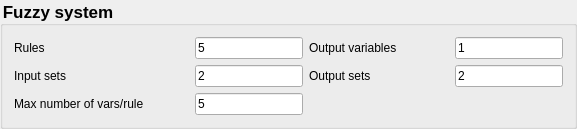
          <widget class="QGroupBox" name="groupBox_FuzzySystem">
           <property name="sizePolicy">
            <sizepolicy hsizetype="Expanding" vsizetype="Expanding">
             <horstretch>0</horstretch>
             <verstretch>0</verstretch>
            </sizepolicy>
           </property>
           <property name="font">
            <font>
             <pointsize>13</pointsize>
             <bold>true</bold>
            </font>
           </property>
           <property name="styleSheet">
            <string notr="true">QGroupBox
{
	
	font-size: 13pt;
    font-weight: bold;
}
</string>
           </property>
           <property name="title">
            <string>Fuzzy system</string>
           </property>
           <property name="flat">
            <bool>false</bool>
           </property>
           <layout class="QGridLayout" name="gridLayout">
            <item row="1" column="1">
             <widget class="QLineEdit" name="lineRules">
              <property name="sizePolicy">
               <sizepolicy hsizetype="Fixed" vsizetype="Fixed">
                <horstretch>0</horstretch>
                <verstretch>0</verstretch>
               </sizepolicy>
              </property>
              <property name="minimumSize">
               <size>
                <width>40</width>
                <height>0</height>
               </size>
              </property>
              <property name="baseSize">
               <size>
                <width>40</width>
                <height>0</height>
               </size>
              </property>
              <property name="toolTip">
               <string>Maximum number of variables present in a rule</string>
              </property>
              <property name="autoFillBackground">
               <bool>false</bool>
              </property>
              <property name="styleSheet">
               <string/>
              </property>
              <property name="text">
               <string>5</string>
              </property>
             </widget>
            </item>
            <item row="2" column="0">
             <widget class="QLabel" name="label_32">
              <property name="toolTip">
               <string>Number of sets for the input variables</string>
              </property>
              <property name="text">
               <string>Input sets</string>
              </property>
             </widget>
            </item>
            <item row="1" column="0">
             <widget class="QLabel" name="label_2">
              <property name="toolTip">
               <string>Maximum number of rules for a fuzzy system</string>
              </property>
              <property name="text">
               <string>Rules</string>
              </property>
             </widget>
            </item>
            <item row="1" column="4">
             <widget class="QLineEdit" name="lineOutput">
              <property name="sizePolicy">
               <sizepolicy hsizetype="Fixed" vsizetype="Fixed">
                <horstretch>0</horstretch>
                <verstretch>0</verstretch>
               </sizepolicy>
              </property>
              <property name="minimumSize">
               <size>
                <width>40</width>
                <height>0</height>
               </size>
              </property>
              <property name="baseSize">
               <size>
                <width>60</width>
                <height>0</height>
               </size>
              </property>
              <property name="toolTip">
               <string>Here is specified how much output variables are present in the database</string>
              </property>
              <property name="text">
               <string>1</string>
              </property>
             </widget>
            </item>
            <item row="2" column="4">
             <widget class="QLineEdit" name="lineOutSets">
              <property name="sizePolicy">
               <sizepolicy hsizetype="Preferred" vsizetype="Fixed">
                <horstretch>0</horstretch>
                <verstretch>0</verstretch>
               </sizepolicy>
              </property>
              <property name="minimumSize">
               <size>
                <width>40</width>
                <height>0</height>
               </size>
              </property>
              <property name="baseSize">
               <size>
                <width>60</width>
                <height>0</height>
               </size>
              </property>
              <property name="toolTip">
               <string>Number of sets for the output variables</string>
              </property>
              <property name="autoFillBackground">
               <bool>false</bool>
              </property>
              <property name="styleSheet">
               <string/>
              </property>
              <property name="text">
               <string>2</string>
              </property>
             </widget>
            </item>
            <item row="2" column="1">
             <widget class="QLineEdit" name="lineInSets">
              <property name="sizePolicy">
               <sizepolicy hsizetype="Preferred" vsizetype="Fixed">
                <horstretch>0</horstretch>
                <verstretch>0</verstretch>
               </sizepolicy>
              </property>
              <property name="minimumSize">
               <size>
                <width>40</width>
                <height>0</height>
               </size>
              </property>
              <property name="baseSize">
               <size>
                <width>60</width>
                <height>0</height>
               </size>
              </property>
              <property name="toolTip">
               <string>Number of sets for the input variables</string>
              </property>
              <property name="autoFillBackground">
               <bool>false</bool>
              </property>
              <property name="styleSheet">
               <string/>
              </property>
              <property name="text">
               <string>2</string>
              </property>
             </widget>
            </item>
            <item row="1" column="3">
             <spacer name="horizontalSpacer_4">
              <property name="orientation">
               <enum>Qt::Horizontal</enum>
              </property>
              <property name="sizeType">
               <enum>QSizePolicy::Fixed</enum>
              </property>
              <property name="sizeHint" stdset="0">
               <size>
                <width>10</width>
                <height>20</height>
               </size>
              </property>
             </spacer>
            </item>
            <item row="3" column="1">
             <widget class="QLineEdit" name="lineVarsPerRule">
              <property name="sizePolicy">
               <sizepolicy hsizetype="Preferred" vsizetype="Fixed">
                <horstretch>0</horstretch>
                <verstretch>0</verstretch>
               </sizepolicy>
              </property>
              <property name="minimumSize">
               <size>
                <width>40</width>
                <height>0</height>
               </size>
              </property>
              <property name="baseSize">
               <size>
                <width>60</width>
                <height>0</height>
               </size>
              </property>
              <property name="toolTip">
               <string>Maximum number of variables present in a rule</string>
              </property>
              <property name="text">
               <string>5</string>
              </property>
             </widget>
            </item>
            <item row="2" column="2">
             <widget class="QLabel" name="label_33">
              <property name="toolTip">
               <string>Number of sets for the output variables</string>
              </property>
              <property name="text">
               <string>Output sets</string>
              </property>
             </widget>
            </item>
            <item row="1" column="2">
             <widget class="QLabel" name="label_4">
              <property name="sizePolicy">
               <sizepolicy hsizetype="Fixed" vsizetype="Preferred">
                <horstretch>0</horstretch>
                <verstretch>0</verstretch>
               </sizepolicy>
              </property>
              <property name="minimumSize">
               <size>
                <width>130</width>
                <height>0</height>
               </size>
              </property>
              <property name="toolTip">
               <string>Here is specified how much output variables are present in the database</string>
              </property>
              <property name="text">
               <string>Output variables</string>
              </property>
             </widget>
            </item>
            <item row="3" column="0">
             <widget class="QLabel" name="label_3">
              <property name="minimumSize">
               <size>
                <width>175</width>
                <height>0</height>
               </size>
              </property>
              <property name="toolTip">
               <string>Maximum number of variables present in a rule</string>
              </property>
              <property name="text">
               <string>Max number of vars/rule</string>
              </property>
             </widget>
            </item>
           </layout>
          </widget>
